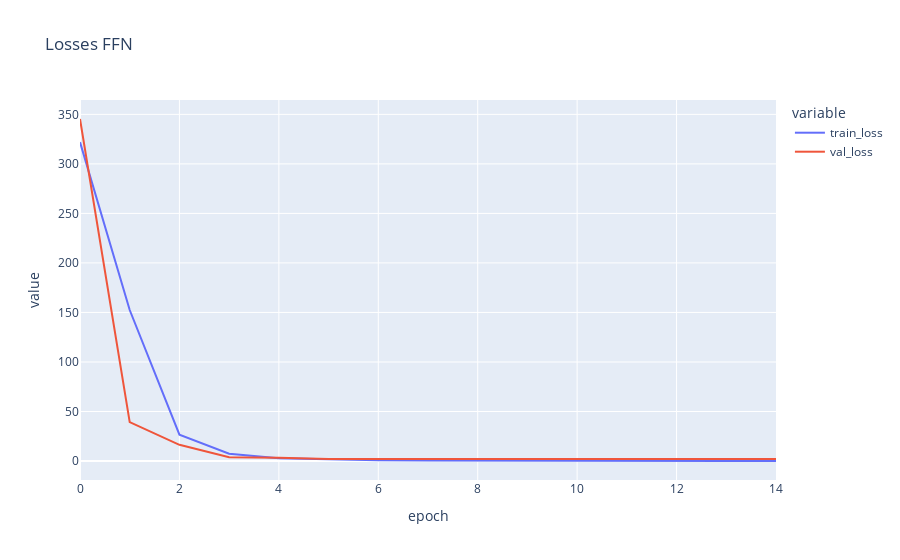

The code cell stored with this chart in its notebook:
### Code cell
ffn_model = FFN(input_size, 128*5, num_classes)
optimizer_ffn = optim.Adam(ffn_model.parameters(), lr=0.001)  # double check optimizer set-up

ffn_train_losses, ffn_val_losses, ffn_avg_losses = train_model(
    X_train, y_train, X_test, y_test, ffn_model, criterion, optimizer_ffn, 
    num_epochs=15, batch_size=batch_size, verbose=False
)

plot_losses(ffn_avg_losses, ffn_val_losses, "FFN")

### Figure 1 — Plotly figure (JSON) as saved in the notebook; plotly's stock layout.template omitted (floating-point values rounded to 4 significant figures)
{"data": [{"hovertemplate": "variable=train_loss<br>epoch=%{x}<br>value=%{y}<extra></extra>", "legendgroup": "train_loss", "line": {"color": "#636efa", "dash": "solid"}, "marker": {"symbol": "circle"}, "mode": "lines", "name": "train_loss", "orientation": "v", "showlegend": true, "type": "scatter", "x": [0, 1, 2, 3, 4, 5, 6, 7, 8, 9, 10, 11, 12, 13, 14], "xaxis": "x", "y": [322.0, 152.5, 26.57, 7.361, 2.784, 1.64, 0.8141, 0.6001, 0.3942, 0.2601, 0.1426, 0.07598, 0.0435, 0.02746, 0.01775], "yaxis": "y"}, {"hovertemplate": "variable=val_loss<br>epoch=%{x}<br>value=%{y}<extra></extra>", "legendgroup": "val_loss", "line": {"color": "#EF553B", "dash": "solid"}, "marker": {"symbol": "circle"}, "mode": "lines", "name": "val_loss", "orientation": "v", "showlegend": true, "type": "scatter", "x": [0, 1, 2, 3, 4, 5, 6, 7, 8, 9, 10, 11, 12, 13, 14], "xaxis": "x", "y": [345.3, 39.3, 16.37, 3.755, 3.35, 2.049, 2.077, 1.981, 1.986, 2.001, 1.931, 2.022, 1.996, 2.046, 2.101], "yaxis": "y"}], "layout": {"legend": {"title": {"text": "variable"}, "tracegroupgap": 0}, "title": {"text": "Losses FFN"}, "xaxis": {"anchor": "y", "domain": [0, 1], "title": {"text": "epoch"}}, "yaxis": {"anchor": "x", "domain": [0, 1], "title": {"text": "value"}}}}
